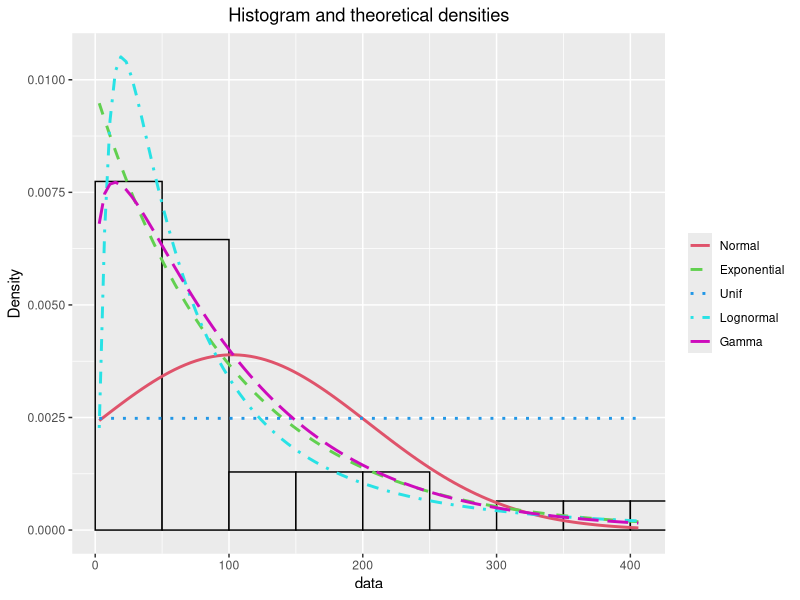
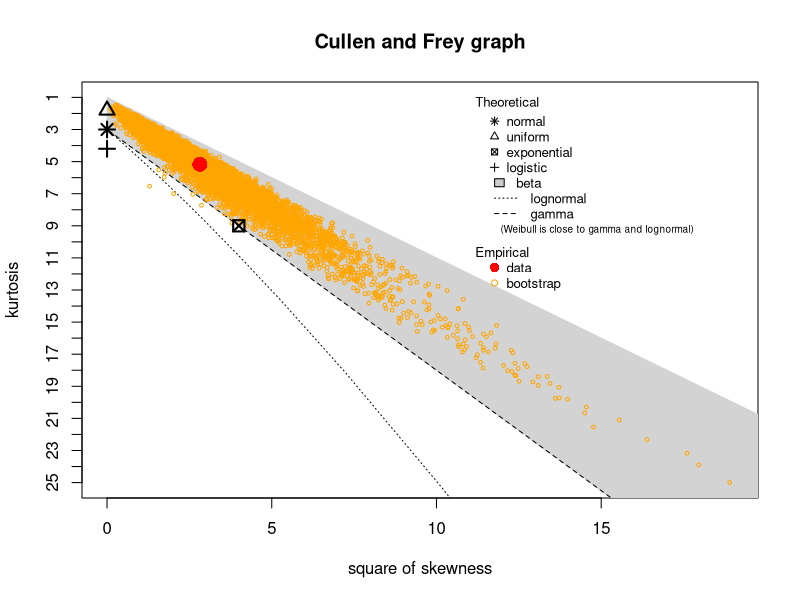
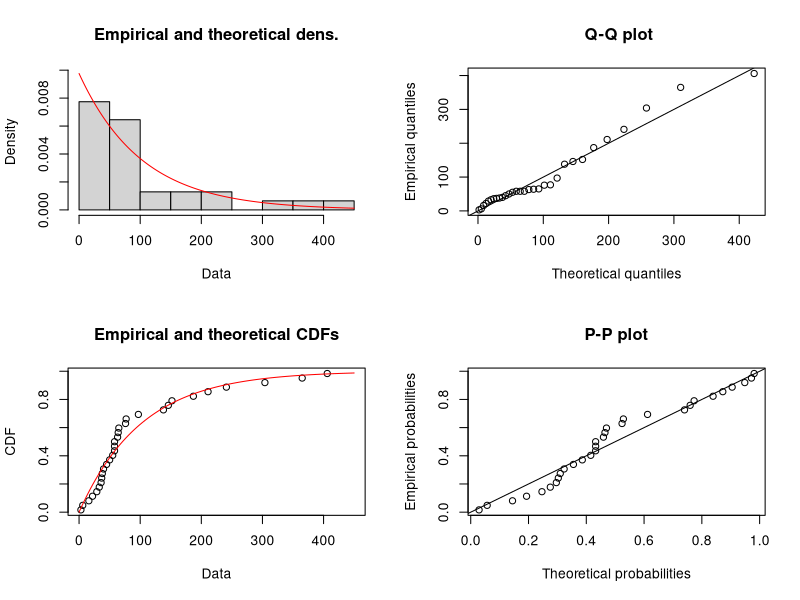
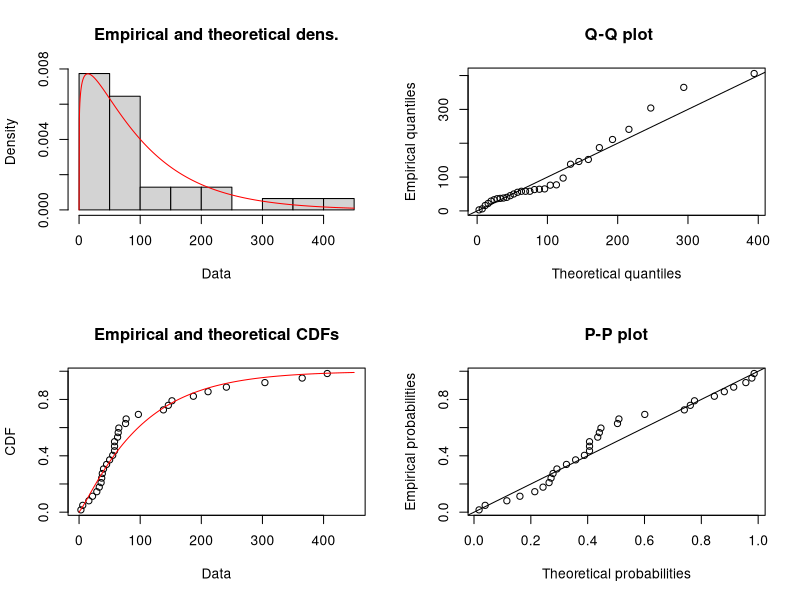
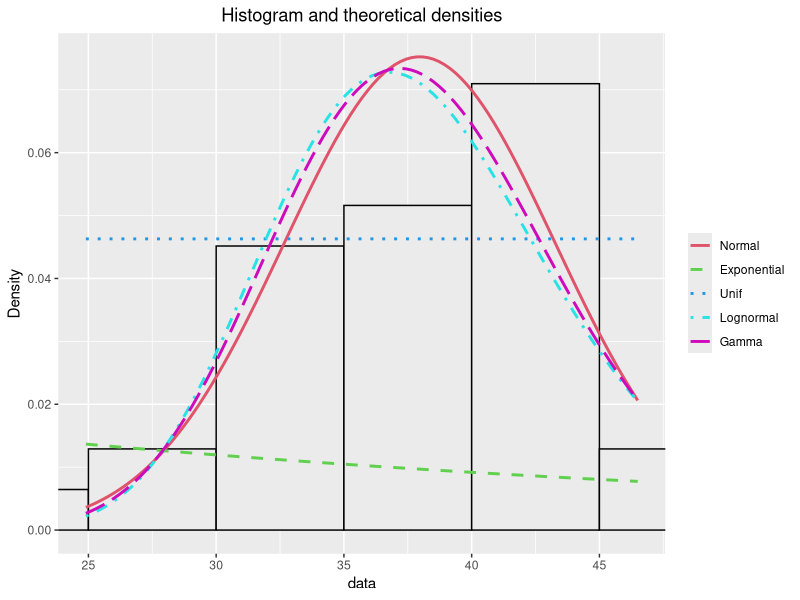
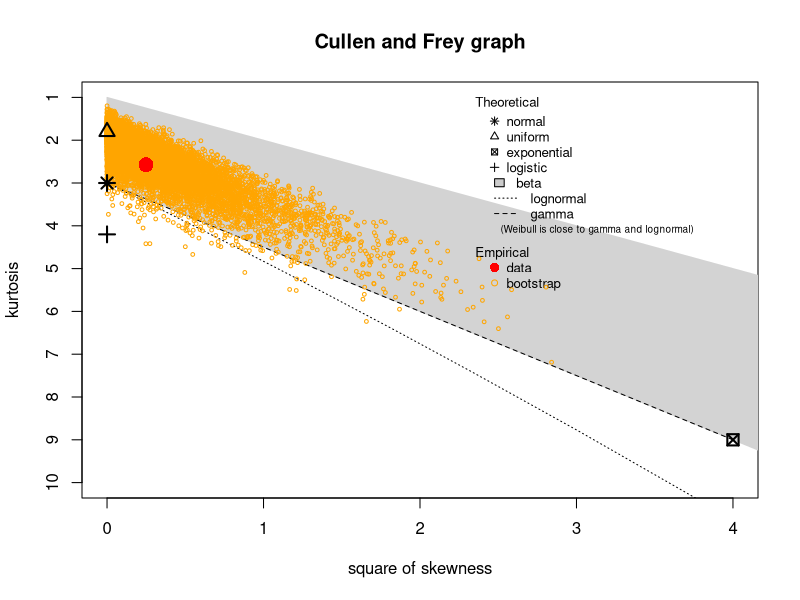
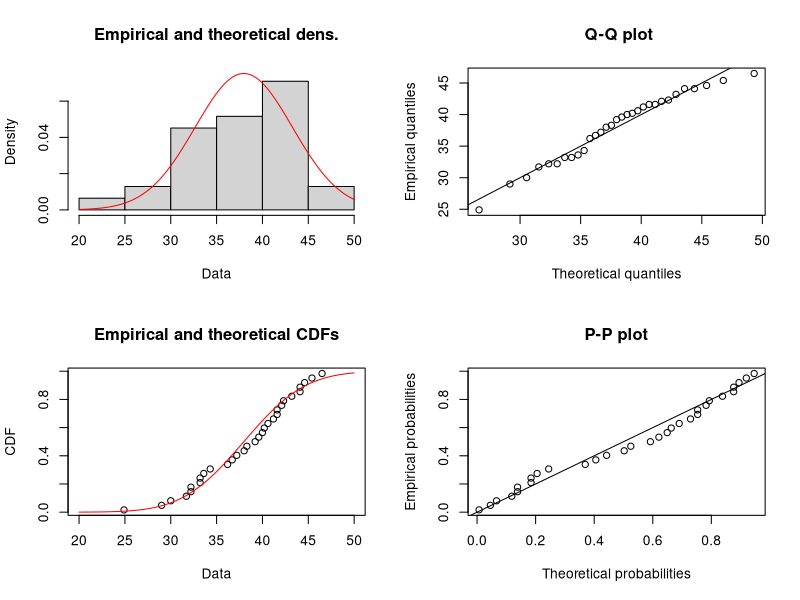
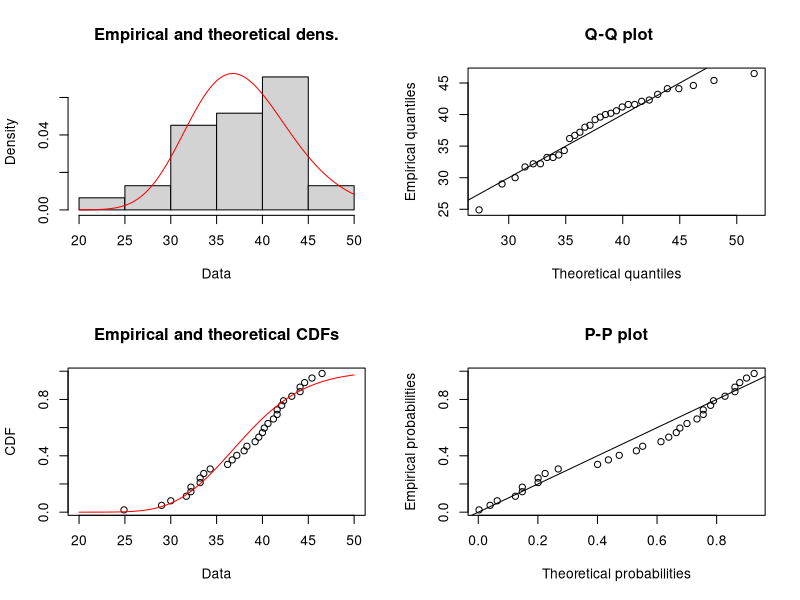

Here is the R script that generated these plots, in order:
library(tidyverse)
library(fitdistrplus)

# Read Data
zone_raw <- read.csv("out_2.csv")

# Data Wrangling
zone <- zone_raw %>% 
  filter(Date != "",) %>% 
  mutate(
    datetime = ymd_hm(paste(Date, Uhrzeit, sep = " ")), 
    masse = m..kg., 
    velocity = v..m.s.) %>% 
  arrange(datetime) %>% 
  filter(masse > 0) %>% 
  dplyr::select(datetime, masse, velocity)

# Data Wrangling for Time Difference
time_diff <- data.frame(
  stunden = as.numeric(diff(zone$datetime))
)

# Calc Distribution
mass.expo <- fitdist(zone$masse, "exp")
mass.norm <- fitdist(zone$masse, "norm")
mass.unif <- fitdist(zone$masse, "unif")
mass.lnorm <- fitdist(zone$masse, "lnorm")
mass.gamm <- fitdist(zone$masse, "gamma")
mass.legend <- c("Normal", "Exponential", "Unif", "Lognormal", "Gamma")

velocity.norm <- fitdist(zone$velocity, "norm")
velocity.expo <- fitdist(zone$velocity, "exp")
velocity.unif <- fitdist(zone$velocity, "unif")
velocity.lnorm <- fitdist(zone$velocity, "lnorm")
velocity.gamm <- fitdist(zone$velocity, "gamma")
velocity.legend <- c("Normal", "Exponential", "Unif", "Lognormal", "Gamma")


time_diff.norm <- fitdist(time_diff$stunden, "norm")
time_diff.expo <- fitdist(time_diff$stunden, "exp")
time_diff.unif <- fitdist(time_diff$stunden, "unif")
time_diff.lnorm <- fitdist(time_diff$stunden, "lnorm")
time_diff.gamm <- fitdist(time_diff$stunden, "gamma")
time_diff.legend <- c("Normal", "Exponential", "Unif", "Lognormal", "Gamma")

# Plot different Distributions for mass
denscomp(list(mass.norm, mass.expo, mass.unif, mass.lnorm, mass.gamm), legendtext = mass.legend, plotstyle = "ggplot")
descdist(zone$mass, boot = 10000, discrete = FALSE)

# Die passen am besten (gamma)
plot(mass.expo)
plot(mass.gamm)

# Plot different Distributions for velocity
denscomp(list(velocity.norm, velocity.expo, velocity.unif, velocity.lnorm, velocity.gamm), legendtext = velocity.legend, plotstyle = "ggplot")
descdist(zone$velocity, boot = 10000, discrete = FALSE)

# Die passen am besten (gamma)
plot(velocity.norm)
plot(velocity.lnorm)
plot(velocity.gamm)

# Plot different Distributions for velocity
denscomp(list(time_diff.norm, time_diff.expo, time_diff.unif, time_diff.lnorm, time_diff.gamm), legendtext = time_diff.legend, plotstyle = "ggplot")
descdist(time_diff$stunden, boot = 10000)

# Die passen am besten (gamma)
plot(time_diff.gamm)

print(velocity.gamm$estimate)


set.seed(54321)
amount <- 1e+07
zone_gen <- data.frame(
  masse = rgamma(amount, shape = mass.gamm$estimate[1], rate = mass.gamm$estimate[2]),
  velocity = rgamma(amount, shape = velocity.gamm$estimate[1], rate = velocity.gamm$estimate[2]),
  time_diff_stunden = rgamma(amount, shape = time_diff.gamm$estimate[1], rate = time_diff.gamm$estimate[2])
) %>% 
  mutate(kin_energy = masse * velocity * velocity * 0.5 / 1000,)

hist(zone_gen$velocity)
